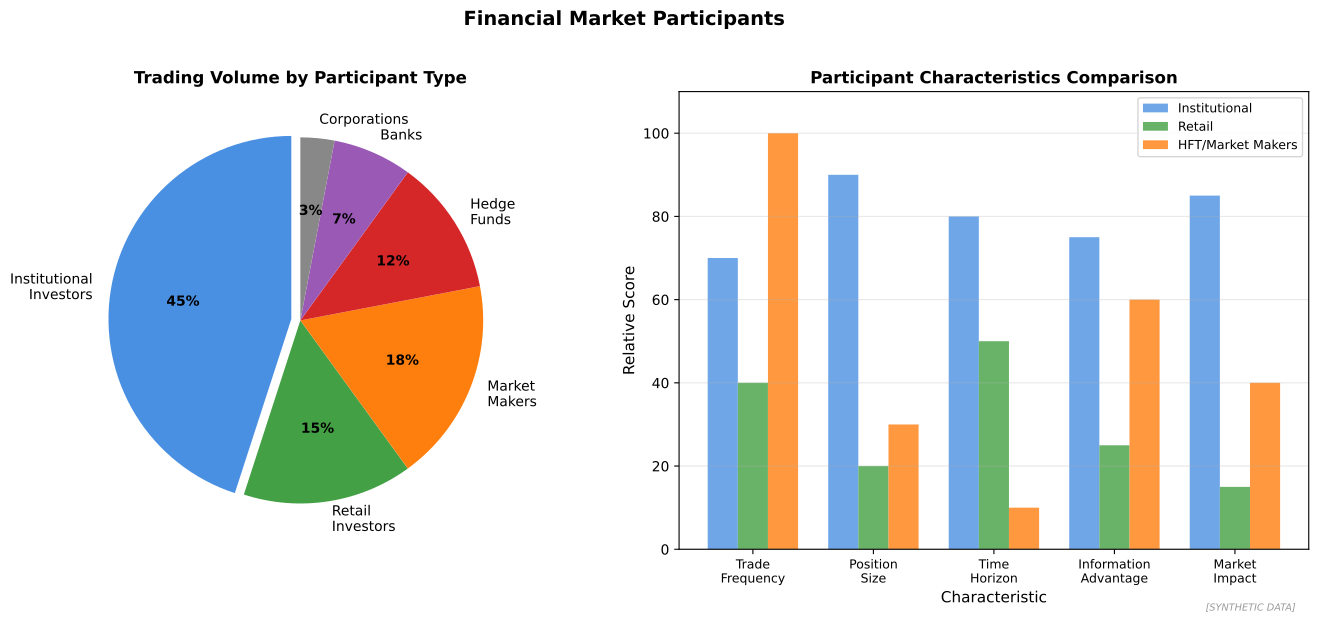

This chart was generated by the following Python code:
"""
Market Participants
Key players in financial markets

Output: market_participants.pdf
Module: module_04_trad_finance
Lesson: 37 - Financial Markets
"""

from pathlib import Path
import matplotlib.pyplot as plt
import numpy as np

CHART_METADATA = {
    'title': 'Market Participants',
    'module': 'module_04_trad_finance',
    'lesson': 37,
    'url': 'https://github.com/Digital-AI-Finance/digital-finance/tree/main/module_04_trad_finance/figures/market_participants'
}

plt.rcParams.update({'font.size': 10, 'axes.labelsize': 10})

def create_chart():
    fig, axes = plt.subplots(1, 2, figsize=(14, 6))

    # Participant types and market share
    ax1 = axes[0]

    participants = ['Institutional\nInvestors', 'Retail\nInvestors', 'Market\nMakers',
                   'Hedge\nFunds', 'Banks', 'Corporations']
    volume_share = [45, 15, 18, 12, 7, 3]
    colors = ['#4A90E2', '#44A044', '#FF7F0E', '#D62728', '#9B59B6', '#888888']

    wedges, texts, autotexts = ax1.pie(volume_share, labels=participants, autopct='%1.0f%%',
                                        colors=colors, startangle=90,
                                        explode=[0.05, 0, 0, 0, 0, 0])

    for autotext in autotexts:
        autotext.set_fontweight('bold')
        autotext.set_fontsize(10)

    ax1.set_title('Trading Volume by Participant Type', fontsize=12, fontweight='bold')

    # Participant characteristics
    ax2 = axes[1]

    characteristics = ['Trade\nFrequency', 'Position\nSize', 'Time\nHorizon',
                      'Information\nAdvantage', 'Market\nImpact']
    institutional = [70, 90, 80, 75, 85]
    retail = [40, 20, 50, 25, 15]
    hft = [100, 30, 10, 60, 40]

    x = np.arange(len(characteristics))
    width = 0.25

    ax2.bar(x - width, institutional, width, label='Institutional', color='#4A90E2', alpha=0.8)
    ax2.bar(x, retail, width, label='Retail', color='#44A044', alpha=0.8)
    ax2.bar(x + width, hft, width, label='HFT/Market Makers', color='#FF7F0E', alpha=0.8)

    ax2.set_xlabel('Characteristic', fontsize=11)
    ax2.set_ylabel('Relative Score', fontsize=11)
    ax2.set_title('Participant Characteristics Comparison', fontsize=12, fontweight='bold')
    ax2.set_xticks(x)
    ax2.set_xticklabels(characteristics, fontsize=9)
    ax2.legend(loc='upper right', fontsize=9)
    ax2.set_ylim(0, 110)
    ax2.yaxis.grid(True, alpha=0.3)

    fig.suptitle('Financial Market Participants', fontsize=14, fontweight='bold', y=1.02)
    fig.text(0.98, 0.02, '[SYNTHETIC DATA]', fontsize=7, color='#999999', ha='right', style='italic')
    plt.tight_layout()

    output_path = Path(__file__).parent / 'market_participants.pdf'
    plt.savefig(output_path, format='pdf', dpi=300, bbox_inches='tight')
    plt.close()
    print(f"Chart saved to: {output_path}")
    return output_path

if __name__ == '__main__':
    create_chart()
